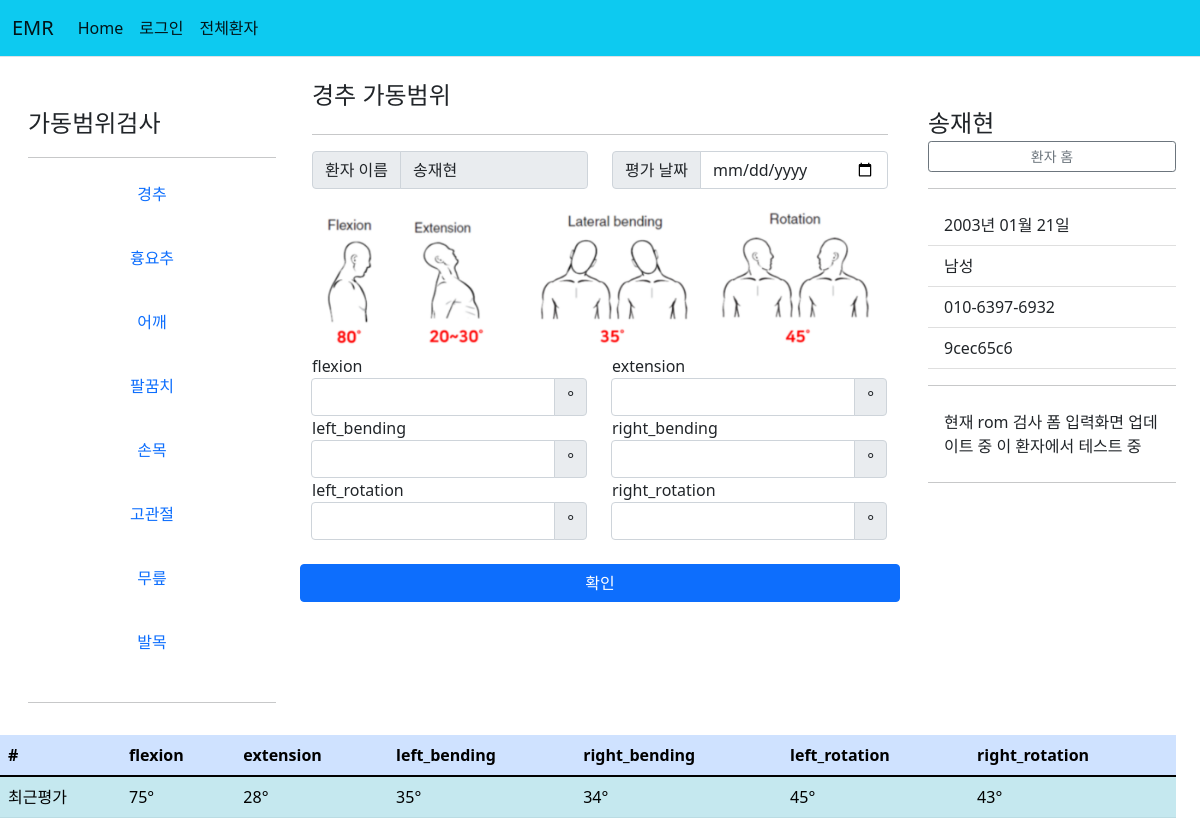
Screenshot of /patient/9cec65c6-f5e6-486e-b068-f70c82aa60aa/경추/rom with the database file from the repository.
### patient/models.py (models this page shows, shortened)
class Part(models.Model):
    part = models.CharField(primary_key=True, max_length=10)

class Patient2(models.Model):
    id = models.CharField(primary_key=True, max_length=36, default=uuid.uuid4)
    name = models.CharField(max_length=10)
    front_resident = models.CharField(max_length=6)
    back_resident = models.CharField(max_length=1)
    phone = models.CharField(max_length=30)
    memo = models.TextField(default='메모')
    exercise_memo = models.TextField(default='운동처방 메모')
    rom_memo = models.TextField(default='가동범위 검사 메모')
    clinic_memo = models.TextField(default='물리치료 메모')

class NeckTrunck(models.Model):
    code = models.CharField(primary_key=True, max_length=36, default=uuid.uuid4)
    part = models.ForeignKey(Part, on_delete=models.CASCADE)
    patient = models.ForeignKey(Patient2, on_delete=models.CASCADE)
    date = models.DateField(default=timezone.now)
    flexion = models.IntegerField()
    extension = models.IntegerField()
    left_bending = models.IntegerField()
    right_bending = models.IntegerField()
    left_rotation = models.IntegerField()
    right_rotation = models.IntegerField()

### patient/views.py (the view, shortened to what this page needs)
# urls.py: path('<str:patient_id>/<str:part>/rom', views.rom_form, name='rom_form'),
def rom_form(request, patient_id, part):
    model_dic = {'경추':NeckTrunck, '흉요추':NeckTrunck, '어깨':ShoulderHip2, '고관절':ShoulderHip2, '팔꿈치':Elbow2, '무릎':Knee2, '손목':Wrist2, '발목':Ankle2}
    part_model = get_object_or_404(Part, pk=part)
    model = model_dic[part].objects.filter(patient=patient_id, part=part_model)
    first = model_dic[part].objects.filter(patient=patient_id, part=part_model).order_by('-date').first()
    patient = get_object_or_404(Patient2, pk=patient_id)
    if part in ['경추', '흉요추']:
        if request.method == 'POST':
            form = NeckTrunkForm(request.POST)
            if form.is_valid():
                rom = form.save(commit=False)
                rom.patient = patient
                rom.part = part_model
                rom.save()
                return redirect('patient:rom_form', patient_id=patient_id, part=part)
        else:
            form = NeckTrunkForm()
        context={'patient':patient, 'part':part_model, 'form':form, 'model':model, 'first':first}
        return render(request, 'patient/rom_form.html', context)

### patient/forms.py
class NeckTrunkForm(forms.ModelForm):
    class Meta:
        model = NeckTrunck
        fields = ['date', 'flexion', 'extension', 'left_bending', 'right_bending', 'left_rotation', 'right_rotation']

### patient/templatetags/patient_filter.py (called while the page is built)
@register.filter
def back2(value):
    ans=''
    if int(value)%2==0:
        ans = '여성'
    else:
        ans = '남성'
    return ans

@register.filter
def birth2(value, back):
    if back=='3' or back=='4':
        year = '20'+value[:2]
    else:
        year = '19'+value[:2]
    birth = year+'년 '+value[2:4]+'월 '+value[4:]+'일'
    return birth

@register.filter
def id_cut(value):
    return value[:8]

### templates/patient/rom_form.html (shortened to what this page needs)
{% extends "base.html" %}
{% load patient_filter %}
{% block content %}
{% load static %}
<div class="container-fluid">
  <div class="row">
    <div class="col-md-3">
      <div class="d-flex flex-column flex-shrink-0 p-3" style="width: 280px;">
        <svg class="bi pe-none me-2" width="40" height="32"><use xlink:href="#bootstrap"/></svg>
        <span class="fs-4">가동범위검사</span>
        <hr>
        <ul class="nav nav-pills flex-column mb-auto text-center">
          <li>
            <a href="{% url 'patient:rom_form' patient_id=patient.id part='경추' %}" class="nav-link align-items-center text-decoration-none">
              경추
            </a>
          </li>
          <br>
          <li>
            <a href="{% url 'patient:rom_form' patient_id=patient.id part='흉요추' %}" class="nav-link align-items-center text-decoration-none">
              흉요추
            </a>
          </li>
          <br>
          <li>
            <a href="{% url 'patient:rom_form' patient_id=patient.id part='어깨' %}" class="nav-link align-items-center text-decoration-none">
              어깨
            </a>
          </li>
          <br>
          <li>
            <a href="{% url 'patient:rom_form' patient_id=patient.id part='팔꿈치' %}" class="nav-link align-items-center text-decoration-none">
              팔꿈치
            </a>
          </li>
          <br>
          <li>
            <a href="{% url 'patient:rom_form' patient_id=patient.id part='손목' %}" class="nav-link align-items-center text-decoration-none">
              손목
            </a>
          </li>
          <br>
          <li>
            <a href="{% url 'patient:rom_form' patient_id=patient.id part='고관절' %}" class="nav-link align-items-center text-decoration-none">
              고관절
            </a>
          </li>
          <br>
          <li>
            <a href="{% url 'patient:rom_form' patient_id=patient.id part='무릎' %}" class="nav-link align-items-center text-decoration-none">
              무릎
            </a>
          </li>
          <br>
          <li>
            <a href="{% url 'patient:rom_form' patient_id=patient.id part='발목' %}" class="nav-link align-items-center text-decoration-none">
              발목
            </a>
          </li>
          <br>
        </ul>
        <hr>
    </div>
    </div>
    <div class="col-md-6">
        <br>
        <form method="post">
            <div class="row">
                <h4>{{part.part}} 가동범위</h4>
            </div>
            <hr>
            <div class="row">
              <div class="col-md-6">
                <div class="input-group mb-3">
                    <span class="input-group-text"> 환자 이름 </span>
                    <input class="form-control" type="text" value={{patient.name}} readonly>
                </div>
              </div>
              <div class="col-md-6">
                <div class="input-group mb-3">
                <span class="input-group-text">평가 날짜</span>
                <input class="form-control" name="date" type="date" value="{{form.date.value}}">
                </div>
              </div>
            </div>
            <div class="row">
              <img src="{% static part.part|add:'.png' %}" class="img-fluid">
            </div>
            <div class="row">
              {% if part.part == '경추' or part.part == '흉요추' %}
              {% for field in form %}
              {% if forloop.counter0 != 0 %}
              <div class="col-md-6">
                <div class="input-group">
                  <label class="input-label" for="{{field.name}}">{{field.name}}</label>
                  <br>
                  <div class="input-group">
                    <input class="form-control" id="{{field.name}}" name="{{field.name}}" type="number" min="0" value="{{form.value|default_if_none:'' }}">
                    <span class="input-group-text">°</span>
                  </div>
                </div>
              </div>
              {% endif %}
              {% endfor %}
              {% endif %}
            </div>
            <br>
            <div class="row">
              <button type="submit" class="btn btn-primary">확인</button>
            </div>
            <br>
        </form>
    </div>
    <div class="col-md-3">
      <div class="col-md-3">
        <div class="d-flex flex-column flex-shrink-0 p-3" style="width: 280px;">
            <svg class="bi pe-none me-2" width="40" height="32"><use xlink:href="#bootstrap"/></svg>
            <span class="fs-4">{{patient.name}}</span>
            <a href="{% url 'patient:detail' patient.id %}" class="btn  btn-sm btn-outline-secondary">환자 홈</a></span>
          <hr>
          <ul class="list-group list-group-flush">
            <li class="list-group-item">{{patient.front_resident|birth2:patient.back_resident}}</li>
            <li class="list-group-item">{{patient.back_resident|back2}}</li>
            <li class="list-group-item">{{patient.phone}}</li>
            <li class="list-group-item">{{patient.id|id_cut}}</li>
            <hr>
            <li class="list-group-item">{{patient.memo}}</li>
          </ul>
          <hr>
      </div>
    </div>
  </div>
  <div class="row">
    {% if part.part == '경추' or part.part == '흉요추' %}
    <table class="table table-border table-info table-striped">
      <thead>
      <tr class="table-primary">
          <th scope="col">#</th>
          <th scope="col">flexion</th>
          <th scope="col">extension</th>
          <th scope="col">left_bending</th>
          <th scope="col">right_bending</th>
          <th scope="col">left_rotation</th>
          <th scope="col">right_rotation</th>
      </tr>
      </thead>
      <tbody>
      <tr>
          <td>최근평가</td>
          <td>{{first.flexion}}°</td>
          <td>{{first.extension}}°</td>
          <td>{{first.left_bending}}°</td>
          <td>{{first.right_bending}}°</td>
          <td>{{first.left_rotation}}°</td>
          <td>{{first.right_rotation}}°</td>
      </tr>
      </tbody>
  {% endif %}
  </div>
</div>
{% endblock %}

### static/sidebars.css (style rules this page uses)
body { min-height: 100vh; min-height: -webkit-fill-available; }
html { height: -webkit-fill-available; }

### rows the page displays
Part: part "경추"
Patient2: name "송재현", front_resident|birth2 "2003년 01월 21일", back_resident|back2 "남성", phone "010-6397-6932", id|id_cut "9cec65c6", memo "현재 rom 검사 폼 입력화면 업데이트 중 이 환자에서 테스트 중"
NeckTrunck: flexion "75", extension "28", left_bending "35", right_bending "34", left_rotation "45", right_rotation "43"

### other values shown
{{ field.name }} "flexion" "extension" "left_bending" "right_bending" "left_rotation" "right_rotation"
